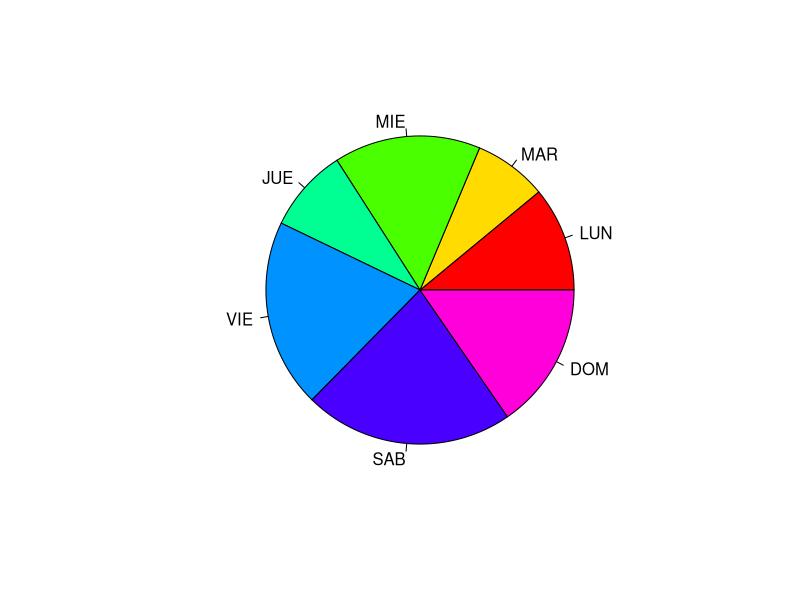
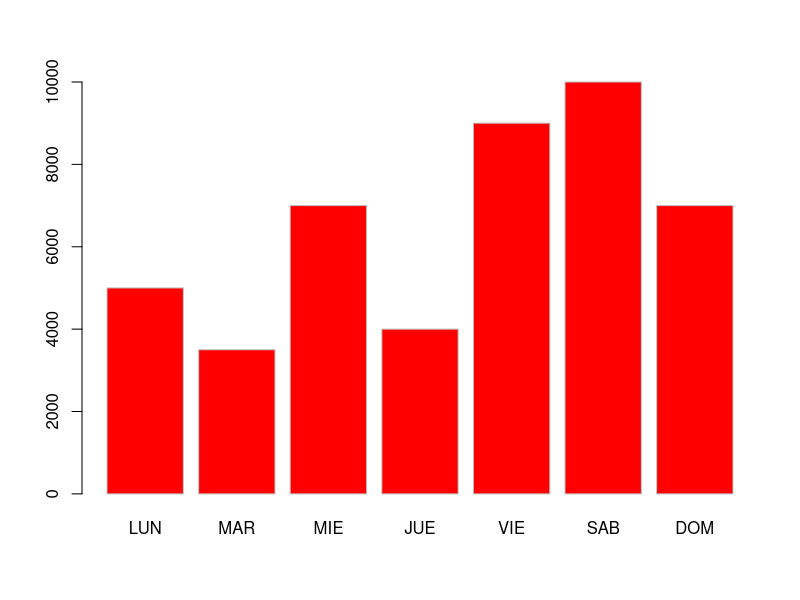
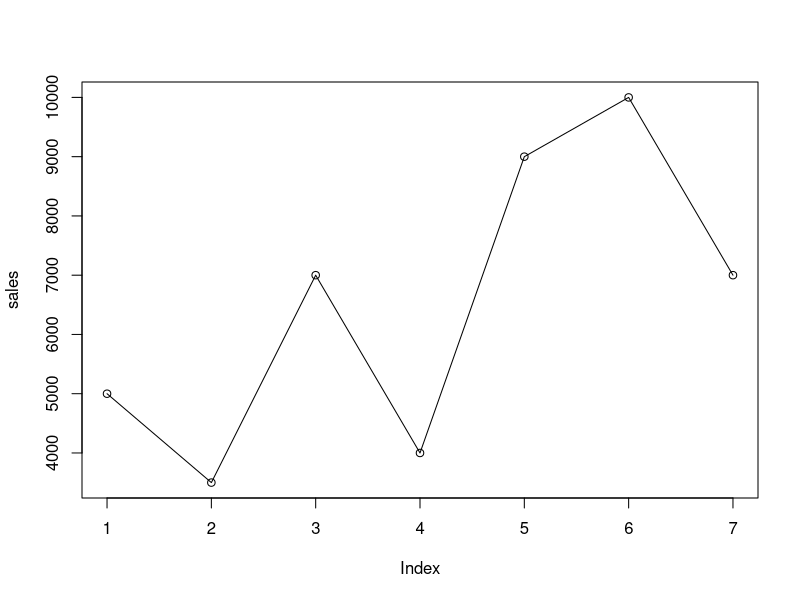
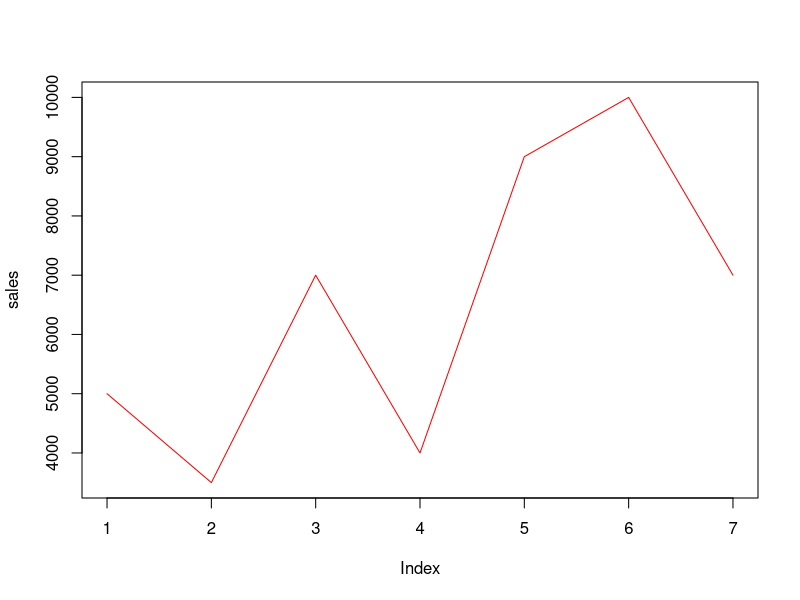
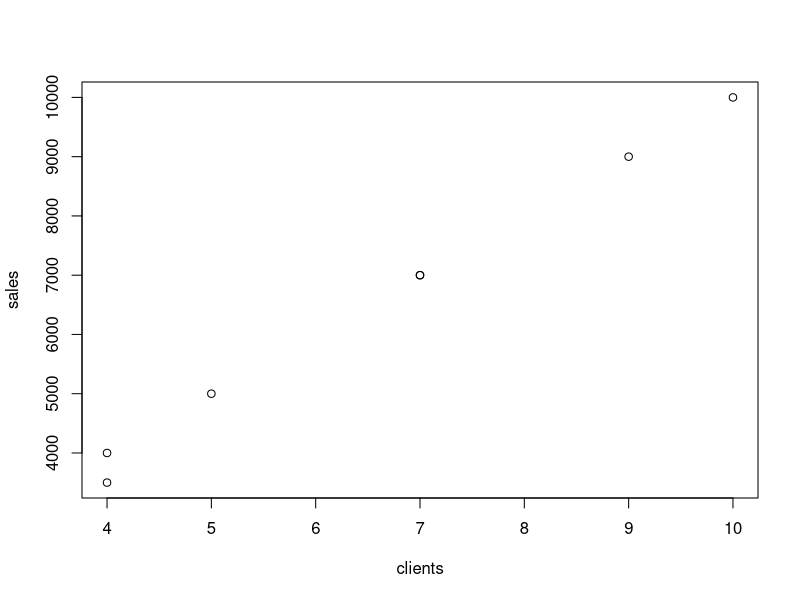

R code for these plots, in order:
sales = c(5000, 3500, 7000, 4000, 9000, 10000, 7000)
clients = c(5, 4, 7, 4, 9, 10, 7)
days = c("LUN", "MAR", "MIE", "JUE", "VIE", "SAB", "DOM")
colors = rainbow(length(sales))

# Pie Chart Plot
pie(sales, days, col = colors)

# Bar Chart Plot
names(sales) = days
barplot(sales, col = "red", border = "gray")

# Line Plot
plot(sales, type = "o")
plot(sales, type = "l", col = "red")

# Scatter Plot
plot(clients, sales)
